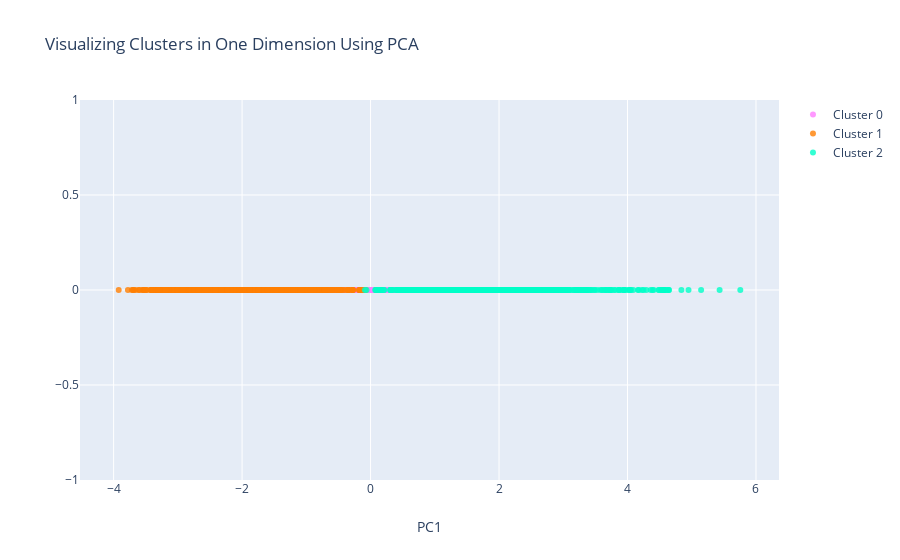

Notebook code cell kept with this figure:
### Markdown cell above
### 1-D Visualization

### Code cell
#Instructions for building the 1-D plot

#trace1 is for 'Cluster 0'
trace1 = go.Scatter(
                    x = cluster0["PC1_1d"],
                    y = cluster0["dummy"],
                    mode = "markers",
                    name = "Cluster 0",
                    marker = dict(color = 'rgba(255, 128, 255, 0.8)'),
                    text = None)

#trace2 is for 'Cluster 1'
trace2 = go.Scatter(
                    x = cluster1["PC1_1d"],
                    y = cluster1["dummy"],
                    mode = "markers",
                    name = "Cluster 1",
                    marker = dict(color = 'rgba(255, 128, 2, 0.8)'),
                    text = None)

#trace3 is for 'Cluster 2'
trace3 = go.Scatter(
                    x = cluster2["PC1_1d"],
                    y = cluster2["dummy"],
                    mode = "markers",
                    name = "Cluster 2",
                    marker = dict(color = 'rgba(0, 255, 200, 0.8)'),
                    text = None)

data = [trace1, trace2, trace3]

title = "Visualizing Clusters in One Dimension Using PCA"

layout = dict(title = title,
              xaxis= dict(title= 'PC1',ticklen= 5,zeroline= False),
              yaxis= dict(title= '',ticklen= 5,zeroline= False)
             )

fig = dict(data = data, layout = layout)

iplot(fig)

### Figure 1 — Plotly figure (JSON) as saved in the notebook; plotly's stock layout.template omitted (floating-point values rounded to 4 significant figures; data arrays with more than 128 entries replaced by an {"elided": "..."} marker saying what was removed)
{"data": [{"marker": {"color": "rgba(255, 128, 255, 0.8)"}, "mode": "markers", "name": "Cluster 0", "type": "scatter", "x": {"elided": "2094 float values"}, "y": {"elided": "2094 int values"}}, {"marker": {"color": "rgba(255, 128, 2, 0.8)"}, "mode": "markers", "name": "Cluster 1", "type": "scatter", "x": {"elided": "1522 float values"}, "y": {"elided": "1522 int values"}}, {"marker": {"color": "rgba(0, 255, 200, 0.8)"}, "mode": "markers", "name": "Cluster 2", "type": "scatter", "x": {"elided": "1384 float values"}, "y": {"elided": "1384 int values"}}], "layout": {"title": {"text": "Visualizing Clusters in One Dimension Using PCA"}, "xaxis": {"ticklen": 5, "title": {"text": "PC1"}, "zeroline": false}, "yaxis": {"ticklen": 5, "title": {"text": ""}, "zeroline": false}}}
